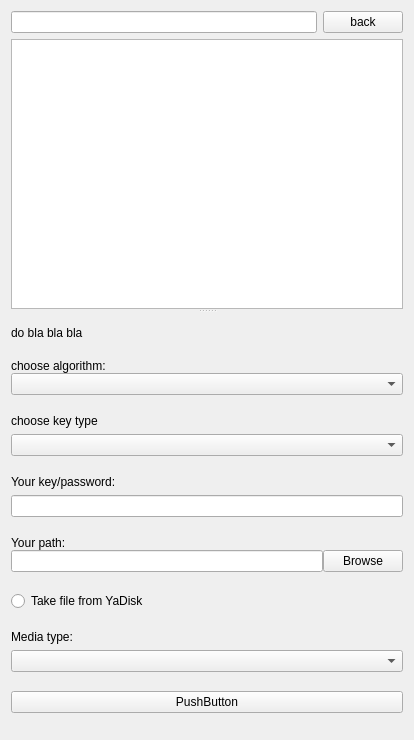
<?xml version="1.0" encoding="UTF-8"?>
<ui version="4.0">
 <class>Form</class>
 <widget class="QWidget" name="Form">
  <property name="geometry">
   <rect>
    <x>0</x>
    <y>0</y>
    <width>414</width>
    <height>740</height>
   </rect>
  </property>
  <property name="minimumSize">
   <size>
    <width>400</width>
    <height>0</height>
   </size>
  </property>
  <property name="windowTitle">
   <string>Form</string>
  </property>
  <layout class="QVBoxLayout" name="verticalLayout_7">
   <item>
    <layout class="QHBoxLayout" name="horizontalLayout_2">
     <item>
      <widget class="QLineEdit" name="path_box"/>
     </item>
     <item>
      <widget class="QPushButton" name="back_button">
       <property name="text">
        <string>back</string>
       </property>
      </widget>
     </item>
    </layout>
   </item>
   <item>
    <widget class="QSplitter" name="splitter">
     <property name="orientation">
      <enum>Qt::Vertical</enum>
     </property>
     <widget class="QTableView" name="listdir">
      <property name="enabled">
       <bool>true</bool>
      </property>
      <property name="sizePolicy">
       <sizepolicy hsizetype="Expanding" vsizetype="Expanding">
        <horstretch>0</horstretch>
        <verstretch>0</verstretch>
       </sizepolicy>
      </property>
      <property name="editTriggers">
       <set>QAbstractItemView::DoubleClicked|QAbstractItemView::SelectedClicked</set>
      </property>
      <property name="selectionMode">
       <enum>QAbstractItemView::SingleSelection</enum>
      </property>
      <property name="selectionBehavior">
       <enum>QAbstractItemView::SelectRows</enum>
      </property>
      <property name="textElideMode">
       <enum>Qt::ElideRight</enum>
      </property>
      <attribute name="verticalHeaderVisible">
       <bool>false</bool>
      </attribute>
     </widget>
     <widget class="QWidget" name="layoutWidget">
      <layout class="QVBoxLayout" name="verticalLayout_4">
       <item>
        <widget class="QLabel" name="message_label">
         <property name="sizePolicy">
          <sizepolicy hsizetype="Preferred" vsizetype="Fixed">
           <horstretch>0</horstretch>
           <verstretch>0</verstretch>
          </sizepolicy>
         </property>
         <property name="text">
          <string>do bla bla bla</string>
         </property>
        </widget>
       </item>
       <item>
        <layout class="QVBoxLayout" name="verticalLayout">
         <property name="spacing">
          <number>0</number>
         </property>
         <property name="sizeConstraint">
          <enum>QLayout::SetMaximumSize</enum>
         </property>
         <property name="leftMargin">
          <number>0</number>
         </property>
         <property name="topMargin">
          <number>0</number>
         </property>
         <property name="bottomMargin">
          <number>0</number>
         </property>
         <item>
          <widget class="QLabel" name="algorithm_label">
           <property name="sizePolicy">
            <sizepolicy hsizetype="Preferred" vsizetype="Fixed">
             <horstretch>0</horstretch>
             <verstretch>0</verstretch>
            </sizepolicy>
           </property>
           <property name="text">
            <string>choose algorithm:</string>
           </property>
          </widget>
         </item>
         <item>
          <widget class="QComboBox" name="algorithms_box"/>
         </item>
        </layout>
       </item>
       <item>
        <layout class="QVBoxLayout" name="verticalLayout_2">
         <item>
          <widget class="QLabel" name="key_type_label">
           <property name="sizePolicy">
            <sizepolicy hsizetype="Preferred" vsizetype="Fixed">
             <horstretch>0</horstretch>
             <verstretch>0</verstretch>
            </sizepolicy>
           </property>
           <property name="text">
            <string>choose key type</string>
           </property>
          </widget>
         </item>
         <item>
          <widget class="QComboBox" name="key_type_box"/>
         </item>
        </layout>
       </item>
       <item>
        <layout class="QVBoxLayout" name="verticalLayout_5">
         <item>
          <widget class="QLabel" name="key_label">
           <property name="sizePolicy">
            <sizepolicy hsizetype="Preferred" vsizetype="Fixed">
             <horstretch>0</horstretch>
             <verstretch>0</verstretch>
            </sizepolicy>
           </property>
           <property name="text">
            <string>Your key/password:</string>
           </property>
          </widget>
         </item>
         <item>
          <widget class="QLineEdit" name="key_box">
           <property name="sizePolicy">
            <sizepolicy hsizetype="Expanding" vsizetype="Fixed">
             <horstretch>0</horstretch>
             <verstretch>0</verstretch>
            </sizepolicy>
           </property>
          </widget>
         </item>
        </layout>
       </item>
       <item>
        <layout class="QVBoxLayout" name="verticalLayout_3">
         <property name="spacing">
          <number>0</number>
         </property>
         <property name="sizeConstraint">
          <enum>QLayout::SetMinimumSize</enum>
         </property>
         <item>
          <widget class="QLabel" name="path_label">
           <property name="sizePolicy">
            <sizepolicy hsizetype="Preferred" vsizetype="Fixed">
             <horstretch>0</horstretch>
             <verstretch>0</verstretch>
            </sizepolicy>
           </property>
           <property name="text">
            <string>Your path:</string>
           </property>
          </widget>
         </item>
         <item>
          <layout class="QHBoxLayout" name="horizontalLayout">
           <item>
            <widget class="QLineEdit" name="file_path_box"/>
           </item>
           <item>
            <widget class="QPushButton" name="browse_button">
             <property name="text">
              <string>Browse</string>
             </property>
            </widget>
           </item>
          </layout>
         </item>
        </layout>
       </item>
       <item>
        <widget class="QRadioButton" name="from_yadisk_button">
         <property name="text">
          <string>Take file from YaDisk</string>
         </property>
        </widget>
       </item>
       <item>
        <layout class="QVBoxLayout" name="verticalLayout_6">
         <item>
          <widget class="QLabel" name="media_type_label">
           <property name="sizePolicy">
            <sizepolicy hsizetype="Preferred" vsizetype="Fixed">
             <horstretch>0</horstretch>
             <verstretch>0</verstretch>
            </sizepolicy>
           </property>
           <property name="text">
            <string>Media type:</string>
           </property>
          </widget>
         </item>
         <item>
          <widget class="QComboBox" name="media_type_box"/>
         </item>
        </layout>
       </item>
       <item>
        <widget class="QPushButton" name="load_button">
         <property name="text">
          <string>PushButton</string>
         </property>
        </widget>
       </item>
      </layout>
     </widget>
    </widget>
   </item>
  </layout>
 </widget>
 <resources/>
 <connections/>
</ui>
